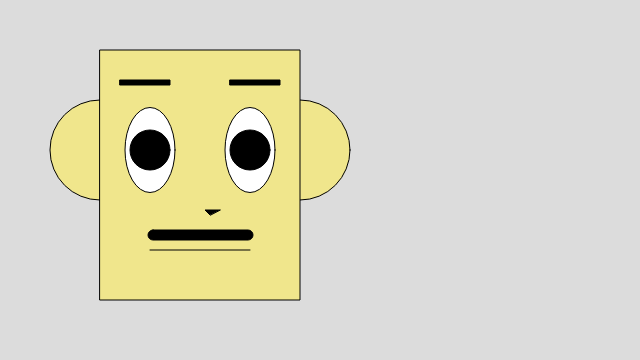
Frame 1 (no input)
Frame 60 (no input): identical to frame 1, image omitted
Frame 120 (the mouse pressed at the canvas centre since frame 60): identical to frame 1, image omitted

The p5.js sketch that drew this single still picture (run headless with seeded random() and noise() and a simulated clock; from frame 60 on, the mouse is pressed at the canvas centre):

// p5.js sketch
// ── sketch.js
function setup() {
	createCanvas(640, 360);
}

function draw() {
	background(220);
	
	// ears
	fill("khaki");
	ellipse(100, 150, 100, 100);
	ellipse(300, 150, 100, 100);
	
	// face
	fill("khaki");
	rect(100, 50, 200, 250);
	
	// eyebrows
	fill("black");
	rect(230, 80, 50, 5);
	rect(120, 80, 50, 5);
	
	// eyes
	fill("white");
	ellipse(150, 150, 50, 85);
	ellipse(250, 150, 50, 85);
	
	// eyes_pupil
	fill("black");
	ellipse(150, 150, 40, 40);
	ellipse(250, 150, 40, 40);
	
	// nose
	fill("black");
	triangle(220, 210, 205, 210, 210, 215);

	// outline
	stroke("black");
	line(150, 250, 250, 250);
	
	// muststash
	fill("black");
	rect(148, 230, 105, 10, 10);
	
	
	}
	
	
